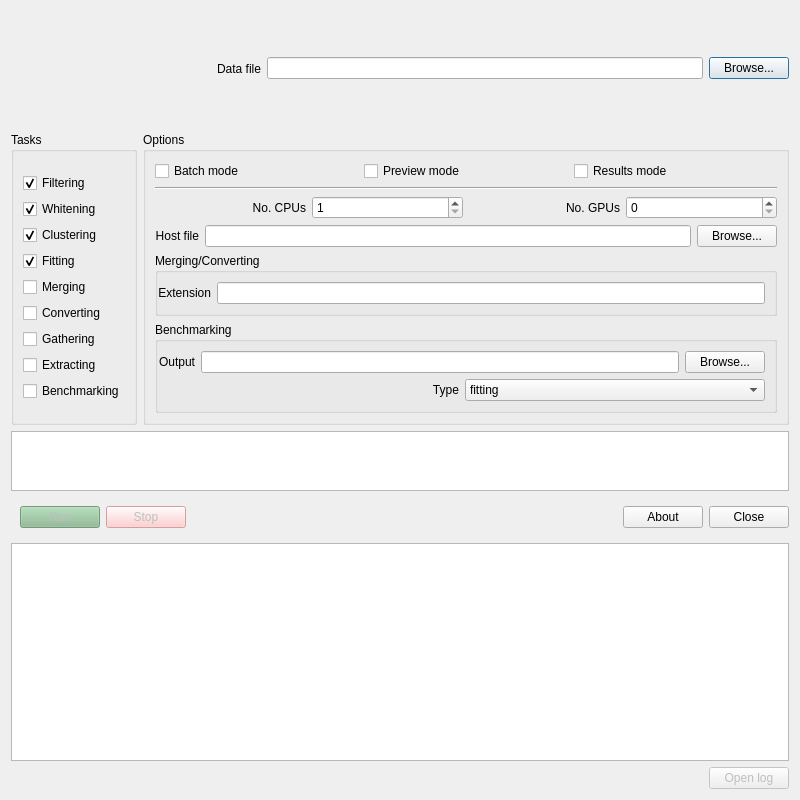
<?xml version="1.0" encoding="UTF-8"?>
<ui version="4.0">
 <class>Dialog</class>
 <widget class="QDialog" name="Dialog">
  <property name="geometry">
   <rect>
    <x>0</x>
    <y>0</y>
    <width>800</width>
    <height>800</height>
   </rect>
  </property>
  <property name="windowTitle">
   <string>Spyking circus launcher</string>
  </property>
  <layout class="QVBoxLayout" name="verticalLayout">
   <item>
    <layout class="QHBoxLayout" name="horizontalLayout">
     <item>
      <widget class="QLabel" name="logo">
       <property name="minimumSize">
        <size>
         <width>200</width>
         <height>115</height>
        </size>
       </property>
       <property name="maximumSize">
        <size>
         <width>200</width>
         <height>115</height>
        </size>
       </property>
       <property name="text">
        <string/>
       </property>
       <property name="pixmap">
        <pixmap>../icons/logo.jpg</pixmap>
       </property>
       <property name="scaledContents">
        <bool>true</bool>
       </property>
      </widget>
     </item>
     <item>
      <widget class="QLabel" name="lbl_file">
       <property name="text">
        <string>Data file</string>
       </property>
       <property name="alignment">
        <set>Qt::AlignRight|Qt::AlignTrailing|Qt::AlignVCenter</set>
       </property>
      </widget>
     </item>
     <item>
      <widget class="QLineEdit" name="edit_file">
       <property name="toolTip">
        <string>The data file (or file with list of commands in batch mode)</string>
       </property>
      </widget>
     </item>
     <item>
      <widget class="QPushButton" name="btn_file">
       <property name="text">
        <string>Browse...</string>
       </property>
       <property name="icon">
        <iconset theme="system-file-manager">
         <normaloff>.</normaloff>.</iconset>
       </property>
      </widget>
     </item>
    </layout>
   </item>
   <item>
    <widget class="QFrame" name="frame">
     <property name="frameShape">
      <enum>QFrame::NoFrame</enum>
     </property>
     <property name="frameShadow">
      <enum>QFrame::Raised</enum>
     </property>
     <layout class="QVBoxLayout" name="verticalLayout_2">
      <property name="leftMargin">
       <number>0</number>
      </property>
      <property name="topMargin">
       <number>0</number>
      </property>
      <property name="rightMargin">
       <number>0</number>
      </property>
      <property name="bottomMargin">
       <number>0</number>
      </property>
      <item>
       <layout class="QHBoxLayout" name="horizontalLayout_4">
        <item>
         <widget class="QGroupBox" name="grp_tasks">
          <property name="title">
           <string>Tasks</string>
          </property>
          <layout class="QVBoxLayout" name="verticalLayout_4">
           <item>
            <layout class="QVBoxLayout" name="verticalLayout_3">
             <item>
              <widget class="QCheckBox" name="cb_filtering">
               <property name="font">
                <font>
                 <weight>50</weight>
                 <bold>false</bold>
                </font>
               </property>
               <property name="toolTip">
                <string>Performs the filtering on site of the data</string>
               </property>
               <property name="autoFillBackground">
                <bool>false</bool>
               </property>
               <property name="text">
                <string>Filtering</string>
               </property>
               <property name="checked">
                <bool>true</bool>
               </property>
              </widget>
             </item>
             <item>
              <widget class="QCheckBox" name="cb_whitening">
               <property name="font">
                <font>
                 <weight>50</weight>
                 <bold>false</bold>
                </font>
               </property>
               <property name="toolTip">
                <string>Performs the spatia whitening of the data, and extract PCA basis</string>
               </property>
               <property name="text">
                <string>Whitening</string>
               </property>
               <property name="checked">
                <bool>true</bool>
               </property>
              </widget>
             </item>
             <item>
              <widget class="QCheckBox" name="cb_clustering">
               <property name="font">
                <font>
                 <weight>50</weight>
                 <bold>false</bold>
                </font>
               </property>
               <property name="toolTip">
                <string>Performs the clustering to identify templates</string>
               </property>
               <property name="text">
                <string>Clustering</string>
               </property>
               <property name="checked">
                <bool>true</bool>
               </property>
              </widget>
             </item>
             <item>
              <widget class="QCheckBox" name="cb_fitting">
               <property name="font">
                <font>
                 <weight>50</weight>
                 <bold>false</bold>
                </font>
               </property>
               <property name="toolTip">
                <string>Performs the template-matching phase</string>
               </property>
               <property name="text">
                <string>Fitting</string>
               </property>
               <property name="checked">
                <bool>true</bool>
               </property>
              </widget>
             </item>
             <item>
              <widget class="QCheckBox" name="cb_merging">
               <property name="toolTip">
                <string>Launch the Meta-Merging GUI</string>
               </property>
               <property name="text">
                <string>Merging</string>
               </property>
              </widget>
             </item>
             <item>
              <widget class="QCheckBox" name="cb_converting">
               <property name="toolTip">
                <string>Convert results for the phy GUI</string>
               </property>
               <property name="text">
                <string>Converting</string>
               </property>
              </widget>
             </item>
             <item>
              <widget class="QCheckBox" name="cb_gathering">
               <property name="toolTip">
                <string>Gather data while fitting is still in progress</string>
               </property>
               <property name="text">
                <string>Gathering</string>
               </property>
              </widget>
             </item>
             <item>
              <widget class="QCheckBox" name="cb_extracting">
               <property name="toolTip">
                <string>Extract templates from user-defined spike times</string>
               </property>
               <property name="text">
                <string>Extracting</string>
               </property>
              </widget>
             </item>
             <item>
              <widget class="QCheckBox" name="cb_benchmarking">
               <property name="toolTip">
                <string>Generation of synthetic datasets to test the algorithm</string>
               </property>
               <property name="text">
                <string>Benchmarking</string>
               </property>
              </widget>
             </item>
            </layout>
           </item>
          </layout>
         </widget>
        </item>
        <item>
         <widget class="QGroupBox" name="grp_options">
          <property name="title">
           <string>Options</string>
          </property>
          <layout class="QVBoxLayout" name="verticalLayout_6">
           <item>
            <layout class="QHBoxLayout" name="horizontalLayout_10">
             <item>
              <widget class="QCheckBox" name="cb_batch">
               <property name="toolTip">
                <string>Run a set of commands from a file</string>
               </property>
               <property name="text">
                <string>Batch mode</string>
               </property>
               <property name="autoExclusive">
                <bool>false</bool>
               </property>
              </widget>
             </item>
             <item>
              <widget class="QCheckBox" name="cb_preview">
               <property name="toolTip">
                <string>Open a GUI showing the first second filtered with thresholds</string>
               </property>
               <property name="text">
                <string>Preview mode</string>
               </property>
               <property name="autoExclusive">
                <bool>false</bool>
               </property>
              </widget>
             </item>
             <item>
              <widget class="QCheckBox" name="cb_results">
               <property name="toolTip">
                <string>Open a GUI to show the results on top of the raw data</string>
               </property>
               <property name="text">
                <string>Results mode</string>
               </property>
              </widget>
             </item>
            </layout>
           </item>
           <item>
            <widget class="Line" name="line_2">
             <property name="orientation">
              <enum>Qt::Horizontal</enum>
             </property>
            </widget>
           </item>
           <item>
            <layout class="QHBoxLayout" name="horizontalLayout_11">
             <item>
              <widget class="QLabel" name="lbl_cpus">
               <property name="text">
                <string>No. CPUs</string>
               </property>
               <property name="alignment">
                <set>Qt::AlignRight|Qt::AlignTrailing|Qt::AlignVCenter</set>
               </property>
              </widget>
             </item>
             <item>
              <widget class="QSpinBox" name="spin_cpus">
               <property name="toolTip">
                <string>Number of CPUs to use</string>
               </property>
               <property name="minimum">
                <number>1</number>
               </property>
              </widget>
             </item>
             <item>
              <widget class="QLabel" name="lbl_gpus">
               <property name="text">
                <string>No. GPUs</string>
               </property>
               <property name="alignment">
                <set>Qt::AlignRight|Qt::AlignTrailing|Qt::AlignVCenter</set>
               </property>
              </widget>
             </item>
             <item>
              <widget class="QSpinBox" name="spin_gpus">
               <property name="toolTip">
                <string>Number of GPUs to use</string>
               </property>
              </widget>
             </item>
            </layout>
           </item>
           <item>
            <layout class="QHBoxLayout" name="horizontalLayout_7">
             <item>
              <widget class="QLabel" name="lbl_hostfile">
               <property name="text">
                <string>Host file</string>
               </property>
               <property name="alignment">
                <set>Qt::AlignRight|Qt::AlignTrailing|Qt::AlignVCenter</set>
               </property>
              </widget>
             </item>
             <item>
              <widget class="QLineEdit" name="edit_hostfile">
               <property name="toolTip">
                <string>The hostfile for MPI</string>
               </property>
              </widget>
             </item>
             <item>
              <widget class="QPushButton" name="btn_hostfile">
               <property name="text">
                <string>Browse...</string>
               </property>
               <property name="icon">
                <iconset theme="system-file-manager">
                 <normaloff>.</normaloff>.</iconset>
               </property>
              </widget>
             </item>
            </layout>
           </item>
           <item>
            <widget class="QGroupBox" name="grp_merge_convert">
             <property name="title">
              <string>Merging/Converting</string>
             </property>
             <layout class="QVBoxLayout" name="verticalLayout_7">
              <property name="leftMargin">
               <number>0</number>
              </property>
              <item>
               <layout class="QHBoxLayout" name="horizontalLayout_6">
                <item>
                 <widget class="QLabel" name="lbl_extension">
                  <property name="text">
                   <string>Extension</string>
                  </property>
                  <property name="alignment">
                   <set>Qt::AlignRight|Qt::AlignTrailing|Qt::AlignVCenter</set>
                  </property>
                 </widget>
                </item>
                <item>
                 <widget class="QLineEdit" name="edit_extension"/>
                </item>
               </layout>
              </item>
             </layout>
            </widget>
           </item>
           <item>
            <widget class="QGroupBox" name="grp_benchmarking">
             <property name="title">
              <string>Benchmarking</string>
             </property>
             <layout class="QVBoxLayout" name="verticalLayout_5">
              <property name="leftMargin">
               <number>0</number>
              </property>
              <item>
               <layout class="QHBoxLayout" name="horizontalLayout_8">
                <item>
                 <widget class="QLabel" name="lbl_output">
                  <property name="text">
                   <string>Output</string>
                  </property>
                  <property name="alignment">
                   <set>Qt::AlignRight|Qt::AlignTrailing|Qt::AlignVCenter</set>
                  </property>
                 </widget>
                </item>
                <item>
                 <widget class="QLineEdit" name="edit_output">
                  <property name="toolTip">
                   <string>Output file for generation of synthetic benchmarks</string>
                  </property>
                 </widget>
                </item>
                <item>
                 <widget class="QPushButton" name="btn_output">
                  <property name="text">
                   <string>Browse...</string>
                  </property>
                  <property name="icon">
                   <iconset theme="system-file-manager">
                    <normaloff>.</normaloff>.</iconset>
                  </property>
                 </widget>
                </item>
               </layout>
              </item>
              <item>
               <layout class="QHBoxLayout" name="horizontalLayout_9">
                <item>
                 <widget class="QLabel" name="lbl_type">
                  <property name="text">
                   <string>Type</string>
                  </property>
                  <property name="alignment">
                   <set>Qt::AlignRight|Qt::AlignTrailing|Qt::AlignVCenter</set>
                  </property>
                 </widget>
                </item>
                <item>
                 <widget class="QComboBox" name="cmb_type">
                  <property name="toolTip">
                   <string>type of benchmark</string>
                  </property>
                  <item>
                   <property name="text">
                    <string>fitting</string>
                   </property>
                  </item>
                  <item>
                   <property name="text">
                    <string>clustering</string>
                   </property>
                  </item>
                  <item>
                   <property name="text">
                    <string>synchrony</string>
                   </property>
                  </item>
                 </widget>
                </item>
               </layout>
              </item>
             </layout>
            </widget>
           </item>
          </layout>
         </widget>
        </item>
       </layout>
      </item>
     </layout>
    </widget>
   </item>
   <item>
    <widget class="QPlainTextEdit" name="edit_command">
     <property name="sizePolicy">
      <sizepolicy hsizetype="Expanding" vsizetype="Maximum">
       <horstretch>0</horstretch>
       <verstretch>0</verstretch>
      </sizepolicy>
     </property>
     <property name="maximumSize">
      <size>
       <width>16777215</width>
       <height>60</height>
      </size>
     </property>
     <property name="font">
      <font>
       <family>Monospace</family>
      </font>
     </property>
    </widget>
   </item>
   <item>
    <widget class="QFrame" name="frame_2">
     <property name="enabled">
      <bool>true</bool>
     </property>
     <property name="frameShape">
      <enum>QFrame::NoFrame</enum>
     </property>
     <property name="frameShadow">
      <enum>QFrame::Raised</enum>
     </property>
     <layout class="QHBoxLayout" name="horizontalLayout_5">
      <property name="rightMargin">
       <number>0</number>
      </property>
      <item>
       <widget class="QPushButton" name="btn_run">
        <property name="enabled">
         <bool>false</bool>
        </property>
        <property name="toolTip">
         <string>Run spyking circus with the given options</string>
        </property>
        <property name="autoFillBackground">
         <bool>false</bool>
        </property>
        <property name="styleSheet">
         <string notr="true">background-color :rgb(139, 185, 146)</string>
        </property>
        <property name="text">
         <string>Run</string>
        </property>
        <property name="icon">
         <iconset theme="system-run">
          <normaloff>.</normaloff>.</iconset>
        </property>
       </widget>
      </item>
      <item>
       <widget class="QPushButton" name="btn_stop">
        <property name="enabled">
         <bool>false</bool>
        </property>
        <property name="toolTip">
         <string>Interrupt a running spyking-circus process</string>
        </property>
        <property name="autoFillBackground">
         <bool>false</bool>
        </property>
        <property name="styleSheet">
         <string notr="true">background-color :rgb(255, 194, 195)</string>
        </property>
        <property name="text">
         <string>Stop</string>
        </property>
        <property name="icon">
         <iconset theme="process-stop">
          <normaloff>.</normaloff>.</iconset>
        </property>
       </widget>
      </item>
      <item>
       <spacer name="horizontalSpacer">
        <property name="orientation">
         <enum>Qt::Horizontal</enum>
        </property>
        <property name="sizeHint" stdset="0">
         <size>
          <width>495</width>
          <height>20</height>
         </size>
        </property>
       </spacer>
      </item>
      <item>
       <widget class="QPushButton" name="btn_about">
        <property name="text">
         <string>About</string>
        </property>
        <property name="icon">
         <iconset theme="help">
          <normaloff>.</normaloff>.</iconset>
        </property>
       </widget>
      </item>
      <item>
       <widget class="QPushButton" name="btn_close">
        <property name="toolTip">
         <string>Close the window</string>
        </property>
        <property name="text">
         <string>Close</string>
        </property>
        <property name="icon">
         <iconset theme="window-close">
          <normaloff>.</normaloff>.</iconset>
        </property>
       </widget>
      </item>
     </layout>
    </widget>
   </item>
   <item>
    <widget class="QPlainTextEdit" name="edit_stdout">
     <property name="font">
      <font>
       <family>Monospace</family>
      </font>
     </property>
     <property name="undoRedoEnabled">
      <bool>false</bool>
     </property>
     <property name="readOnly">
      <bool>true</bool>
     </property>
     <property name="overwriteMode">
      <bool>true</bool>
     </property>
    </widget>
   </item>
   <item>
    <layout class="QHBoxLayout" name="horizontalLayout_2">
     <item>
      <spacer name="horizontalSpacer_2">
       <property name="orientation">
        <enum>Qt::Horizontal</enum>
       </property>
       <property name="sizeHint" stdset="0">
        <size>
         <width>40</width>
         <height>20</height>
        </size>
       </property>
      </spacer>
     </item>
     <item>
      <widget class="QPushButton" name="btn_log">
       <property name="enabled">
        <bool>false</bool>
       </property>
       <property name="toolTip">
        <string>Opens the log file of the last run</string>
       </property>
       <property name="text">
        <string>Open log</string>
       </property>
       <property name="icon">
        <iconset theme="accessories-text-editor">
         <normaloff>.</normaloff>.</iconset>
       </property>
      </widget>
     </item>
    </layout>
   </item>
  </layout>
 </widget>
 <resources/>
 <connections>
  <connection>
   <sender>btn_close</sender>
   <signal>clicked()</signal>
   <receiver>Dialog</receiver>
   <slot>close()</slot>
   <hints>
    <hint type="sourcelabel">
     <x>747</x>
     <y>437</y>
    </hint>
    <hint type="destinationlabel">
     <x>399</x>
     <y>299</y>
    </hint>
   </hints>
  </connection>
 </connections>
</ui>
